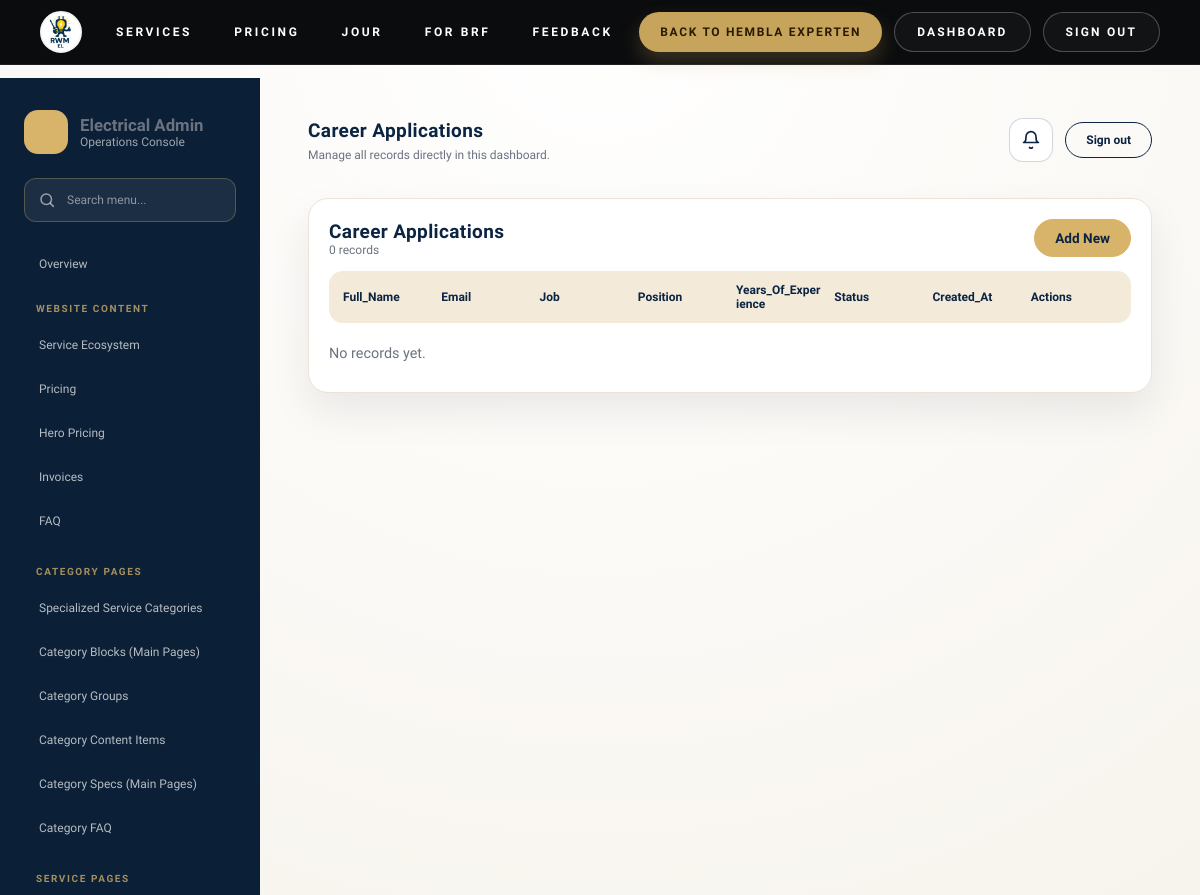
Page /dashboard/career-applications/ (signed in, upper part) on the earlier database version.
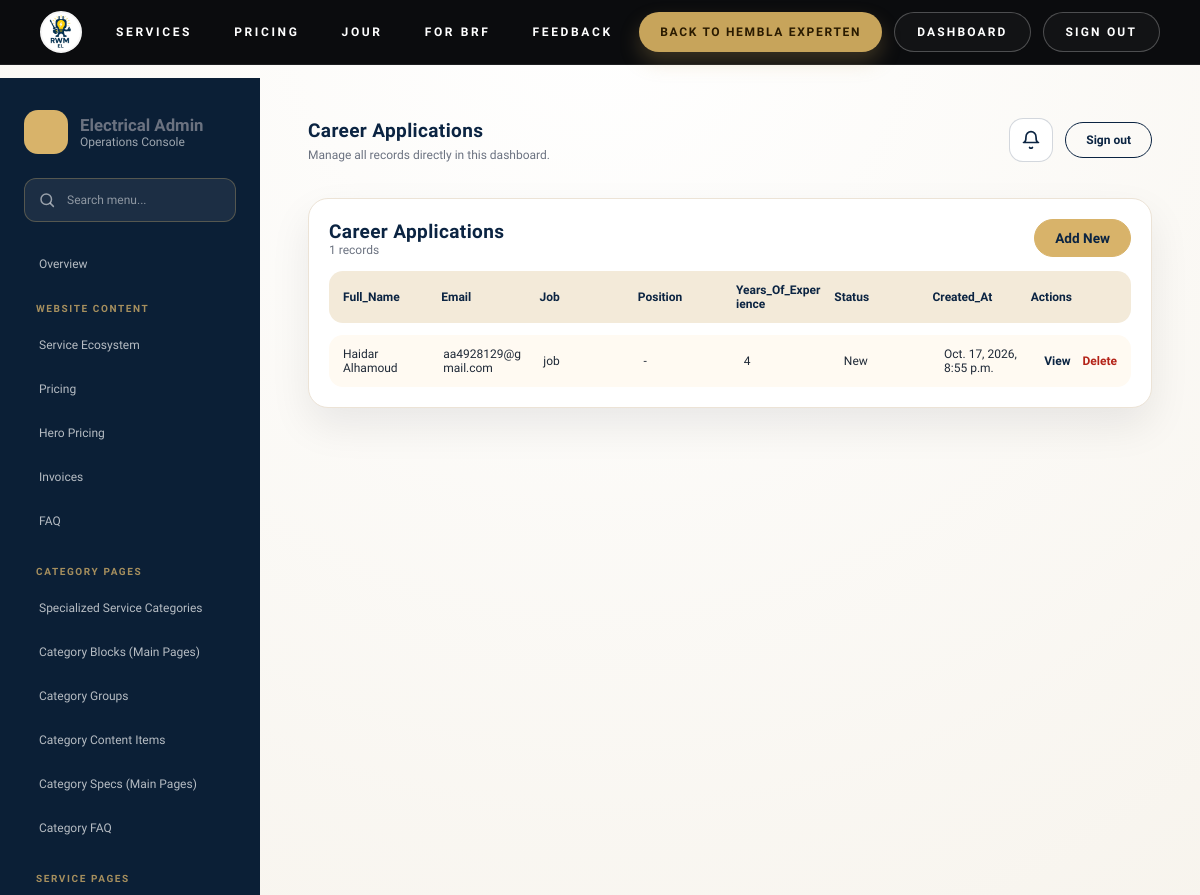
Same page on the later database version.
### electricity/models.py (models this page shows, shortened)
class CareerApplication(models.Model):
    class Status(models.TextChoices):
        NEW = "new", "New"
        REVIEWING = "reviewing", "Reviewing"
        CONTACTED = "contacted", "Contacted"
        REJECTED = "rejected", "Rejected"
        ARCHIVED = "archived", "Archived"
    class Position(models.TextChoices):
        ELECTRICIAN = "electrician", "Electrician"
        ELECTRICAL_TECHNICIAN = "electrical_technician", "Electrical technician"
        PROJECT_COORDINATOR = "project_coordinator", "Project coordinator"
        OTHER = "other", "Other"
    full_name = models.CharField(max_length=160)
    job = models.ForeignKey(JobOpening, on_delete=models.SET_NULL, null=True, blank=True, related_name="applications")
    email = models.EmailField()
    phone = models.CharField(max_length=40, blank=True)
    position = models.CharField(max_length=40, choices=Position.choices, blank=True)
    years_of_experience = models.PositiveSmallIntegerField(null=True, blank=True)
    cv = models.FileField(upload_to="electricity/careers/cvs/%Y/%m/", blank=True)
    message = models.TextField(blank=True)
    status = models.CharField(max_length=20, choices=Status.choices, default=Status.NEW)
    internal_notes = models.TextField(blank=True)
    confirmation_email_sent = models.BooleanField(default=False)
    company_email_sent = models.BooleanField(default=False)
    created_at = models.DateTimeField(auto_now_add=True)
    updated_at = models.DateTimeField(auto_now=True)
    class Meta:
        ordering = ["-created_at"]

class JobOpening(models.Model):
    class EmploymentType(models.TextChoices):
        FULL_TIME = "full_time", "Full-time"
        PART_TIME = "part_time", "Part-time"
        CONTRACT = "contract", "Contract"
        INTERNSHIP = "internship", "Internship"
    title = models.CharField(max_length=160)
    slug = models.SlugField(max_length=180, unique=True, blank=True)
    location = models.CharField(max_length=120, default="Stockholm")
    employment_type = models.CharField(max_length=20, choices=EmploymentType.choices, default=EmploymentType.FULL_TIME)
    hero_image = models.ImageField(upload_to="electricity/careers/jobs/", blank=True)
    tagline = models.CharField(max_length=220, blank=True, default="Skilled people. Stronger tomorrow.")
    summary = models.TextField(help_text="Short description displayed on the Careers page.")
    description = models.TextField(blank=True, help_text="Full job description shown when the role is expanded.")
    about_role = models.TextField(blank=True)
    responsibilities = models.TextField(blank=True, help_text="Enter one responsibility per line.")
    requirements = models.TextField(blank=True, help_text="Enter one requirement per line.")
    offer_1_title = models.CharField(max_length=120, blank=True)
    offer_1_description = models.TextField(blank=True)
    offer_2_title = models.CharField(max_length=120, blank=True)
    offer_2_description = models.TextField(blank=True)
    offer_3_title = models.CharField(max_length=120, blank=True)
    offer_3_description = models.TextField(blank=True)
    offer_4_title = models.CharField(max_length=120, blank=True)
    offer_4_description = models.TextField(blank=True)
    is_active = models.BooleanField(default=True)
    order = models.PositiveIntegerField(default=0)
    created_at = models.DateTimeField(auto_now_add=True)
    updated_at = models.DateTimeField(auto_now=True)
    class Meta:
        ordering = ["order", "-created_at"]
    def __str__(self):
        return self.title

### electricity/views.py (the view)
# urls.py: path("dashboard/career-applications/", views.dashboard_career_applications, name="dashboard_career_applications"),
@login_required
def dashboard_career_applications(request):
    guard = _dashboard_access_or_redirect(request)
    if guard:
        return guard
    return render(
        request,
        "electricity/dashboard/list.html",
        {
            "title": "Career Applications",
            "items": CareerApplication.objects.all(),
            "fields": ["full_name", "email", "job", "position", "years_of_experience", "status", "created_at"],
            "create_url": "electricity:dashboard_career_applications_add",
            "edit_url": "electricity:dashboard_career_applications_edit",
            "delete_url": "electricity:dashboard_career_applications_delete",
        },
    )

### electricity/templatetags/electricity_extras.py (called while the page is built)
@register.filter
def display_value(obj, field_name):
    try:
        value = getattr(obj, field_name)
    except Exception:
        return "-"
    display_method = getattr(obj, f"get_{field_name}_display", None)
    if callable(display_method) and not isinstance(value, (list, tuple)):
        display_value_result = display_method()
        return display_value_result or "-"
    if isinstance(value, bool):
        return "Yes" if value else "No"
    if value in (None, "", [], ()):
        return "-"
    if isinstance(value, (list, tuple)):
        return ", ".join(_humanize_field_item(field_name, item) for item in value if item not in (None, "")) or "-"
    return value

@register.simple_tag(takes_context=True)
def is_electricity_admin(context):
    request = context.get("request")
    if not request:
        return False
    user = request.user
    if not user.is_authenticated:
        return False
    if user.is_superuser or user.is_staff:
        return True
    return electricity_admin_site.has_permission(request)

### electricity/views.py (called while the page is built)
def _dashboard_access_or_redirect(request):
    if _require_dashboard_access(request):
        return None
    return redirect("admin:login")

### electricity/templates/electricity/dashboard/list.html (shortened to what this page needs)
﻿{% extends "electricity/dashboard/base.html" %}
{% load electricity_extras i18n %}
{% block page_title %}{{ title }}{% endblock %}
{% block page_subtitle %}Manage all records directly in this dashboard.{% endblock %}
{% block content %}
<section class="dash-panel dash-panel-wide">
    <div class="panel-header">
        <div>
            <h2>{{ title }}</h2>
            <div class="panel-meta">{{ items|length }} records</div>
        </div>
        <div class="panel-actions">
            <a class="dash-btn primary" href="{% url create_url %}">Add New</a>
        </div>
    </div>
    <div class="panel-table">
        <div class="panel-row panel-row-head">
            {% for field in fields %}
                <span>{{ field|title }}</span>
            {% endfor %}
            <span>Actions</span>
        </div>
        {% for row in items %}
            {% record_preview_url row as preview_url %}
            {% record_dashboard_section_edit_url row as section_edit_url %}
            <div class="panel-row">
                {% for field in fields %}
                    <span>{{ row|display_value:field }}</span>
                {% endfor %}
                <span class="row-actions">
                    <a href="{% url edit_url row.id %}?view=1">View</a>
                    <a class="danger" href="{% url delete_url row.id %}">Delete</a>
                </span>
            </div>
        {% empty %}
            <div class="panel-empty">No records yet.</div>
        {% endfor %}
    </div>
</section>
{% endblock %}

Differences in the rows shown:
added CareerApplication: fields "Haidar Alhamoud" "aa4928129@gmail.com" "job" "-" "4" "New" "Oct. 17, 2026, 8:55 p.m."
Other differences:
{{ items|length }}: "0" → "1"
text no longer shown: "No records yet."
